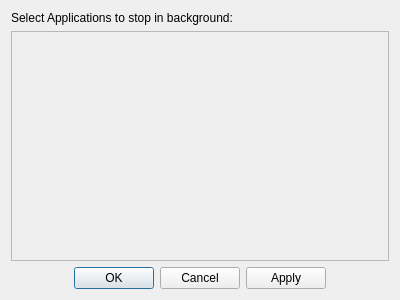
<?xml version="1.0" encoding="UTF-8"?>
<ui version="4.0">
 <class>MainDialog</class>
 <widget class="QDialog" name="MainDialog">
  <property name="geometry">
   <rect>
    <x>0</x>
    <y>0</y>
    <width>400</width>
    <height>300</height>
   </rect>
  </property>
  <property name="minimumSize">
   <size>
    <width>400</width>
    <height>200</height>
   </size>
  </property>
  <property name="windowTitle">
   <string>QSigstoped</string>
  </property>
  <property name="windowIcon">
   <iconset>
    <activeoff>:/icons/qsigstoped.png</activeoff>
   </iconset>
  </property>
  <layout class="QVBoxLayout" name="verticalLayout">
   <item>
    <widget class="QLabel" name="label">
     <property name="text">
      <string>Select Applications to stop in background:</string>
     </property>
    </widget>
   </item>
   <item>
    <widget class="QScrollArea" name="scrollArea">
     <property name="frameShadow">
      <enum>QFrame::Plain</enum>
     </property>
     <property name="widgetResizable">
      <bool>true</bool>
     </property>
     <widget class="QWidget" name="scrollAreaWidgetContents">
      <property name="geometry">
       <rect>
        <x>0</x>
        <y>0</y>
        <width>384</width>
        <height>216</height>
       </rect>
      </property>
      <layout class="QVBoxLayout" name="verticalLayout_3">
       <item>
        <layout class="QVBoxLayout" name="scollItemLayout"/>
       </item>
      </layout>
     </widget>
    </widget>
   </item>
   <item>
    <widget class="QDialogButtonBox" name="buttonBox">
     <property name="sizePolicy">
      <sizepolicy hsizetype="Expanding" vsizetype="Fixed">
       <horstretch>0</horstretch>
       <verstretch>0</verstretch>
      </sizepolicy>
     </property>
     <property name="orientation">
      <enum>Qt::Horizontal</enum>
     </property>
     <property name="standardButtons">
      <set>QDialogButtonBox::Apply|QDialogButtonBox::Cancel|QDialogButtonBox::Ok</set>
     </property>
     <property name="centerButtons">
      <bool>true</bool>
     </property>
    </widget>
   </item>
  </layout>
 </widget>
 <resources/>
 <connections>
  <connection>
   <sender>buttonBox</sender>
   <signal>accepted()</signal>
   <receiver>MainDialog</receiver>
   <slot>accept()</slot>
   <hints>
    <hint type="sourcelabel">
     <x>248</x>
     <y>254</y>
    </hint>
    <hint type="destinationlabel">
     <x>157</x>
     <y>274</y>
    </hint>
   </hints>
  </connection>
  <connection>
   <sender>buttonBox</sender>
   <signal>rejected()</signal>
   <receiver>MainDialog</receiver>
   <slot>reject()</slot>
   <hints>
    <hint type="sourcelabel">
     <x>316</x>
     <y>260</y>
    </hint>
    <hint type="destinationlabel">
     <x>286</x>
     <y>274</y>
    </hint>
   </hints>
  </connection>
 </connections>
</ui>
